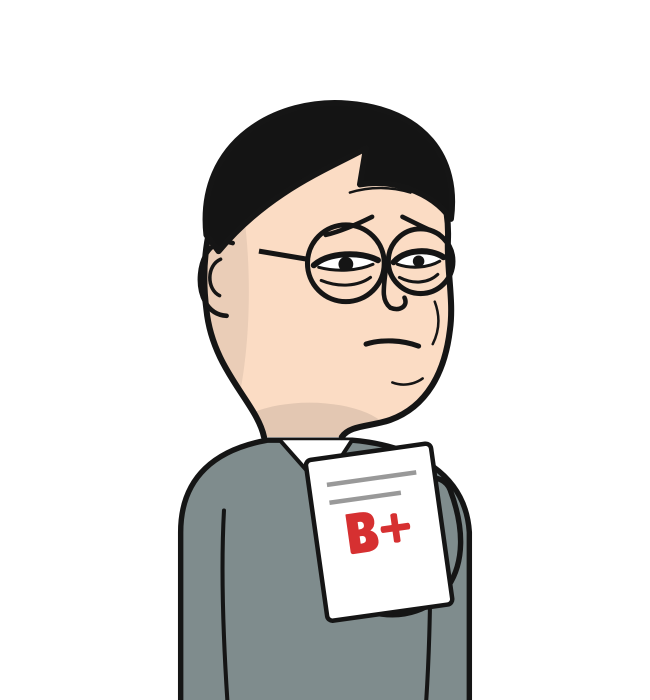
#> input picture wojak-lives/render/assets/chars/asdad_report_feels.png, 1300 x 1400 px, found by its file name (shown at 1/2 size)
$ python -i listvid.py   (imports and definitions only)
#> lines starting #> are read from the running program, lines starting #| are printed output that depends on the picture
"""Ranked-list Wojak videos ("Every ___", "#1 … #N"): the format learned from the two reference clips.

    python3 wojak-lives/render/listvid.py wojak-lives/render/episodes/list_every_mom.py
    python3 wojak-lives/render/listvid.py LIST.py --still 3          # PNG of entry 3 with all cards shown

Measured from the references and reproduced here:
- 1920x1080, 30 fps, one entry every 7-8.5 s, hard cuts, no intro, no outro, no voice.
- Static, sharp real photo as the background; black title bar (11 % high): yellow "#N", the name in bold,
  details in brackets in a lighter colour, the flag on the right.
- A big Wojak bust bottom-left that sways gently (about +/-1.2 deg, 3.6 s period).
- Top-right: the photo in a black frame, tilted, with a red rubber-stamp verdict.
- Three white fact cards (black border, hard shadow, slight tilt) pop in at 5 %, 35 % and 64 % of the entry.
- Each entry has its own music piece, with a small "♫ track" credit bottom-right.
Entry keys: name, detail, flag, char, bg, photo, stamp, facts[3], music{track[, start]} (real Kevin MacLeod track,\nlike the references) or music{style, title} (procedural fallback).
"""
import argparse
import importlib.util
import json
import math
import pathlib
import subprocess
import urllib.parse
import wave

import numpy as np
from PIL import Image, ImageDraw, ImageEnhance, ImageFilter, ImageFont, ImageOps

import render  # fonts, character loader, sfx/ music helpers

HERE = pathlib.Path(__file__).resolve().parent
LIST = HERE / "assets" / "list"
W, H, FPS, SR = 1920, 1080, 30, 44100
BAR = int(H * 0.11)
YELLOW, WHITE, INK, RED = (255, 205, 40), (255, 255, 255), (12, 12, 12), (214, 40, 40)
NOTE_FONT = "/usr/share/fonts/truetype/dejavu/DejaVuSans-Bold.ttf"


def font(name, size):
    return render.font(name, size)


# ------------------------------------------------------------------ flags (drawn, 3:2; any other ISO code from flagcdn)
DRAWN_FLAGS = {"us", "mx", "de", "ca", "gb", "ie", "au", "kr", "fr", "se", "jp", "nl", "it", "cn", "co", "br"}
FLAG_CACHE = HERE / "assets" / "list" / "flags"


# [119 lines left out: functions flag, drawn_flag, not called in this run]


# ------------------------------------------------------------------ static layers
def text_w(t, f):
    b = f.getbbox(t)
    return b[2] - b[0]


# [74 lines left out: functions title_bar, stamp, photo_frame, fact_card, credit, not called in this run]


def bg_image(name):
#> called with name = 'assets/chars/asdad_report_feels.png'
    p = LIST / "bg" / name if (LIST / "bg" / name).exists() else HERE / "assets" / name
    im = ImageOps.fit(Image.open(p).convert("RGB"), (W, H), Image.LANCZOS, centering=(0.5, 0.45))
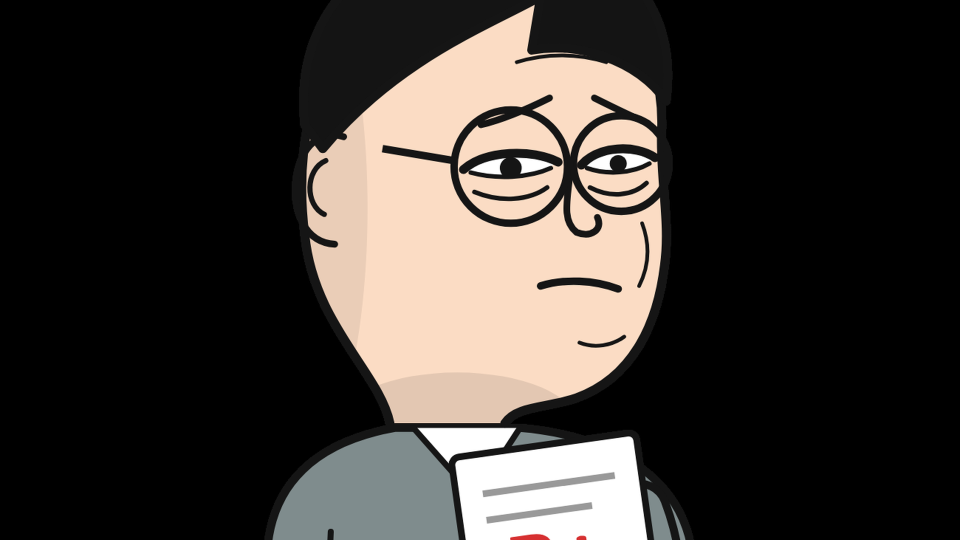
#> im: PIL image 1920x1080 RGB (shown at 1/2 size); mean R, G, B 61.5, 56.2, 51.8
    return ImageEnhance.Color(im).enhance(1.05).convert("RGBA")


# [5 lines left out: function wojak, not called in this run]


# ------------------------------------------------------------------ music: one piece per entry
SCALES = {"major": [0, 2, 4, 5, 7, 9, 11], "minor": [0, 2, 3, 5, 7, 8, 10], "penta": [0, 2, 4, 7, 9],
          "inscale": [0, 1, 5, 7, 8], "dorian": [0, 2, 3, 5, 7, 9, 10]}
STYLES = {  # scale, tempo, beats per bar, timbre, root
    "bluegrass": ("major", 132, 4, "pluck", 196.0), "waltz": ("major", 150, 3, "music_box", 261.6),
    "mariachi": ("major", 168, 3, "pluck", 220.0), "polka": ("major", 120, 2, "accordion", 233.1),
    "tarantella": ("minor", 160, 3, "pluck", 220.0), "lullaby": ("major", 80, 3, "music_box", 293.7),
    "minuet": ("major", 108, 3, "harpsichord", 246.9), "jig": ("major", 160, 3, "pluck", 293.7),
    "swing": ("dorian", 118, 4, "piano", 174.6), "march": ("major", 112, 4, "accordion", 196.0),
    "folk": ("major", 100, 4, "pluck", 220.0), "pentatonic": ("penta", 92, 4, "music_box", 329.6),
    "musette": ("minor", 140, 3, "accordion", 261.6), "nordic": ("minor", 90, 3, "harpsichord", 220.0),
    "koto": ("inscale", 84, 4, "pluck", 293.7), "street_organ": ("major", 124, 3, "accordion", 261.6),
}


# [56 lines left out: functions tone, piece, not called in this run]


# ------------------------------------------------------------------ real music: Kevin MacLeod (incompetech.com)
# Same source as the reference channels. CC-BY 4.0: credit "Kevin MacLeod (incompetech.com)" + the track titles in
# the description. Tracks are downloaded once into .cache/music/ (git-ignored).
MUSIC_CACHE = HERE / ".cache" / "music"


# [43 lines left out: functions track_audio, track_clip, entry_music, not called in this run]


def pop():
    p = render.sfx("pop")
    return np.interp(np.arange(int(p.size * SR / 22050)) / SR, np.arange(p.size) / 22050, p)


# ------------------------------------------------------------------ build + render
# [23 lines left out: functions load, prepare, not called in this run]


CARD_AT = (0.05, 0.35, 0.64)
CARD_POS = [(0.415, 0.24), (0.43, 0.45), (0.415, 0.66)]  # top-left corner, fractions of W/H


# [66 lines left out: functions frame, main, not called in this run]


# [2 lines not run here, left out]

>>> result = bg_image('assets/chars/asdad_report_feels.png')

$ run again, on wojak-lives/render/assets/chars/g_crips_bloomer.png
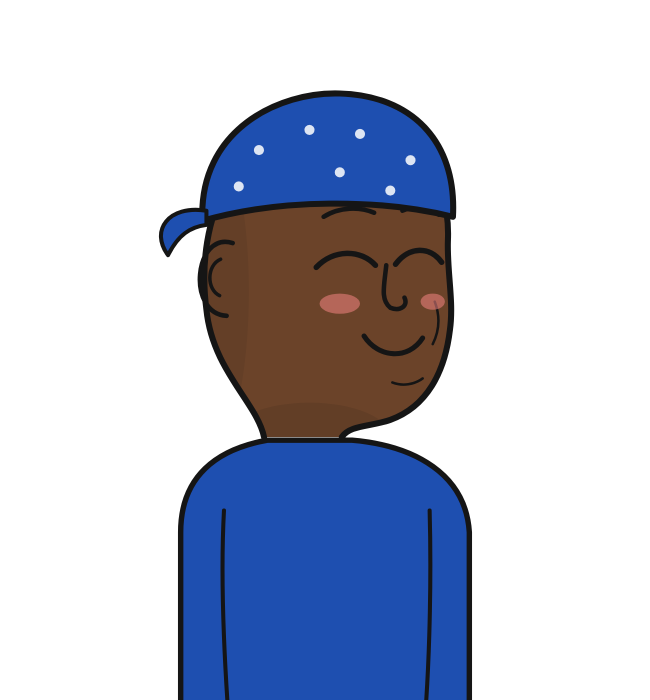
#> input picture wojak-lives/render/assets/chars/g_crips_bloomer.png, 1300 x 1400 px, found by its file name (shown at 1/2 size)
#> in bg_image, `im = ImageOps.fit(Image.open(p).convert("RGB"), (W, H), Image.LANCZOS,..`:
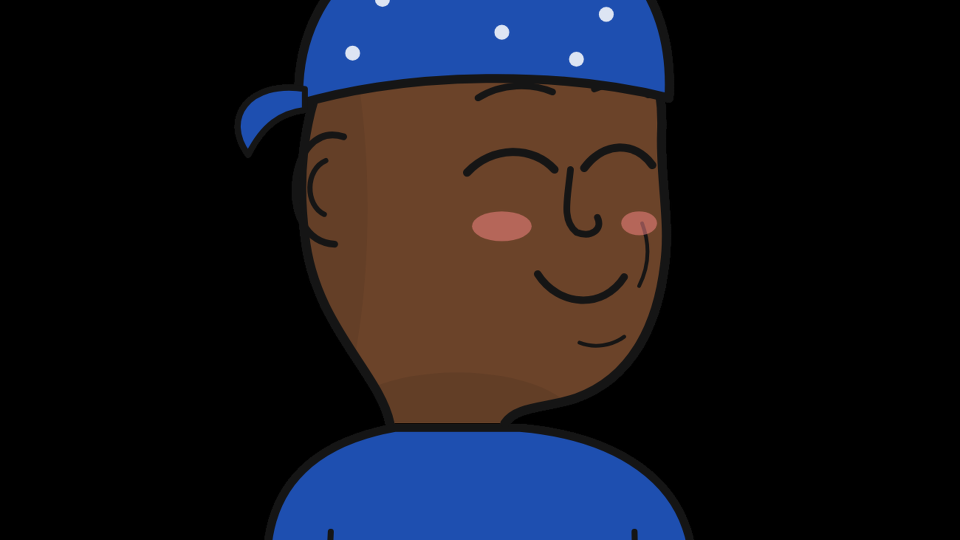
#> im: PIL image 1920x1080 RGB (shown at 1/2 size); mean R, G, B 25.2, 23.8, 31.2
